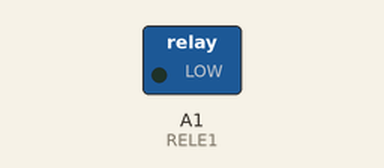
This sketch was run on a simulated Arduino Uno, built with avr-gcc and run on an emulated ATmega328P. Shown: switched loads named in the sketch (green lamp = pin HIGH). Dashed ring = blinking.

Above: at 0.2 s.
Timing chart, 0 to 3.0 s (numbered marks = the images above):
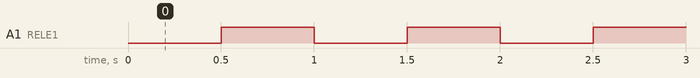

Measured:
- by itself, A1 (RELE1): alternates HIGH for 0.50 s and LOW for 0.50 s

The sketch:

test_unplug_rele.ino
```cpp
#define RELE1 A1
void setup() {
  // put your setup code here, to run once:
  pinMode(RELE1,OUTPUT);
}

void loop() {
  // put your main code here, to run repeatedly
  digitalWrite(RELE1,LOW);
  delay(500);
  digitalWrite(RELE1,HIGH);
  delay(500);
}
```
